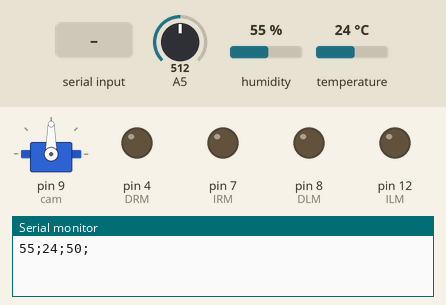
Recording of a sketch running on a simulated Arduino Uno, built with avr-gcc and run on an emulated ATmega328P. On the bench: servo, output pins drawn as LEDs (lit = HIGH), the last lines printed to the serial monitor. The test bench sets the inputs (shaded band); at power-on: A5 = 512, humidity 55 %, temperature 24 °C.

Above: at 1.2 s.
1.3 s: "f" received over Serial
At 1.7 s:
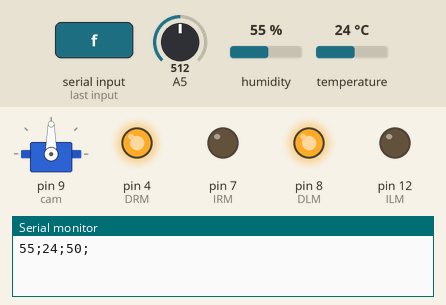
2.8 s: "b" received over Serial
At 4.0 s:
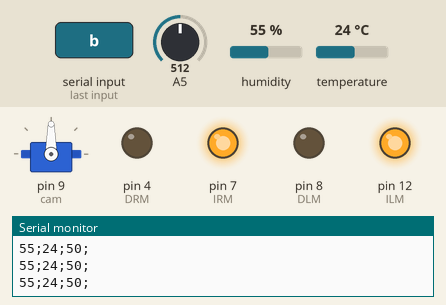
4.3 s: "l" received over Serial
At 5.1 s:
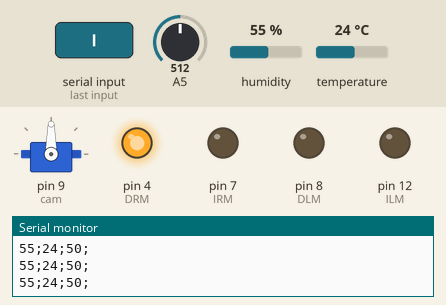
5.8 s: "r" received over Serial
At 6.3 s:
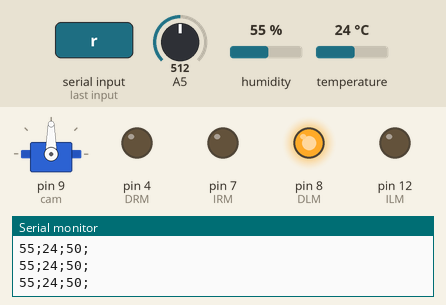
7.3 s: "1" received over Serial
At 8.5 s:
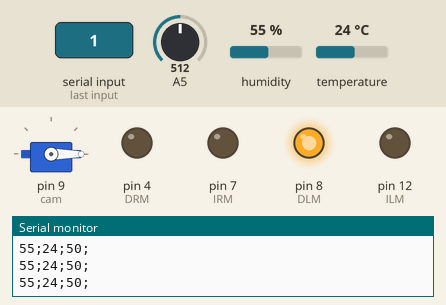
8.8 s: "s" received over Serial
At 9.8 s:
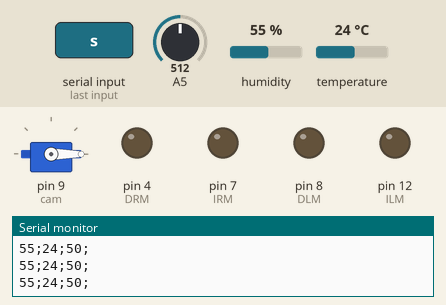
Timing chart, 0 to 11.3 s (numbered marks = the images above; inputs shaded):
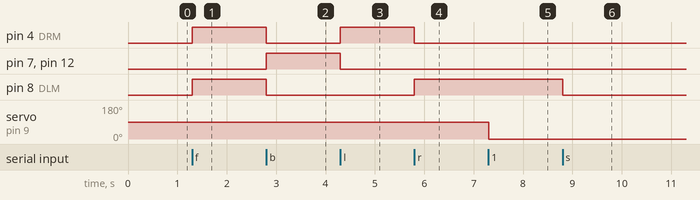

The sketch:

Serial_Robot2_0.ino
```cpp
/**** Created by: Hamza Boughraira****/
#include<Servo.h>
#include"DHT.h"

#define DRM 4
#define IRM 7
#define DLM 8
#define ILM 12
#define DHTPIN 3
#define DHTTYPE DHT11

unsigned long time = 0;
int l;
int data;
int h;
int t;
Servo cam;
DHT dht(DHTPIN, DHTTYPE);

void setup(){
  cam.attach(9);
  cam.write(90);
  pinMode(DRM, OUTPUT);
  pinMode(IRM, OUTPUT);
  pinMode(DLM, OUTPUT);
  pinMode(ILM, OUTPUT);
  Serial.begin(9600);
  dht.begin();
}
void loop(){
    h = dht.readHumidity();
    t = dht.readTemperature();
    l = map(analogRead(A5), 0, 1023, 0, 100);
      data = Serial.read();
      switch(data){
        case 'f': Forward();
        break;
        case 'b': Backward();
        break;
        case 's': Stop();
        break;
        case 'l': Left();
        break;
        case 'r': Right();
        break;
        case '1': camRight();
        break;
        case '2': camLeft();
        break;
        case '0': camMiddle();
        break;
      }
      if ((millis() - time) > 1000){
        Serial.print(h);
        Serial.print(';');
        Serial.print(t);
        Serial.print(';');
        Serial.print(l);
        Serial.println(';');
        time = millis();
      }

}

void Forward(){
     digitalWrite(DRM, 1);
      digitalWrite(DLM, 1);
      digitalWrite(IRM, 0);
      digitalWrite(ILM, 0);
}

void Backward(){
     digitalWrite(DRM, 0);
      digitalWrite(DLM, 0);
      digitalWrite(IRM, 1);
      digitalWrite(ILM, 1);
}

void Stop(){
     digitalWrite(DRM, 0);
      digitalWrite(DLM, 0);
      digitalWrite(IRM, 0);
      digitalWrite(ILM, 0);
}

void Left(){
     digitalWrite(DRM, 1);
      digitalWrite(DLM, 0);
      digitalWrite(IRM, 0);
      digitalWrite(ILM, 0);
}

void Right(){
     digitalWrite(DRM, 0);
      digitalWrite(DLM, 1);
      digitalWrite(IRM, 0);
      digitalWrite(ILM, 0);
}

void camRight(){
  cam.write(0);
}

void camLeft(){
    cam.write(180);
}

void camMiddle(){
  cam.write(90);
}
```

Measured:
- after the input at 1.3 s, pin 4 (DRM), pin 8 (DLM): LOW → HIGH at once
- after the input at 2.8 s, pin 4 (DRM), pin 8 (DLM): HIGH → LOW at once; pin 7 (IRM), pin 12 (ILM): LOW → HIGH at once
- after the input at 4.3 s, pin 4 (DRM): LOW → HIGH at once; pin 7 (IRM), pin 12 (ILM): HIGH → LOW at once
- after the input at 5.8 s, pin 4 (DRM): HIGH → LOW at once; pin 8 (DLM): LOW → HIGH at once
- after the input at 7.3 s, servo on pin 9 (cam): 90° → 0° at once
- after the input at 8.8 s, pin 8 (DLM): HIGH → LOW at once
